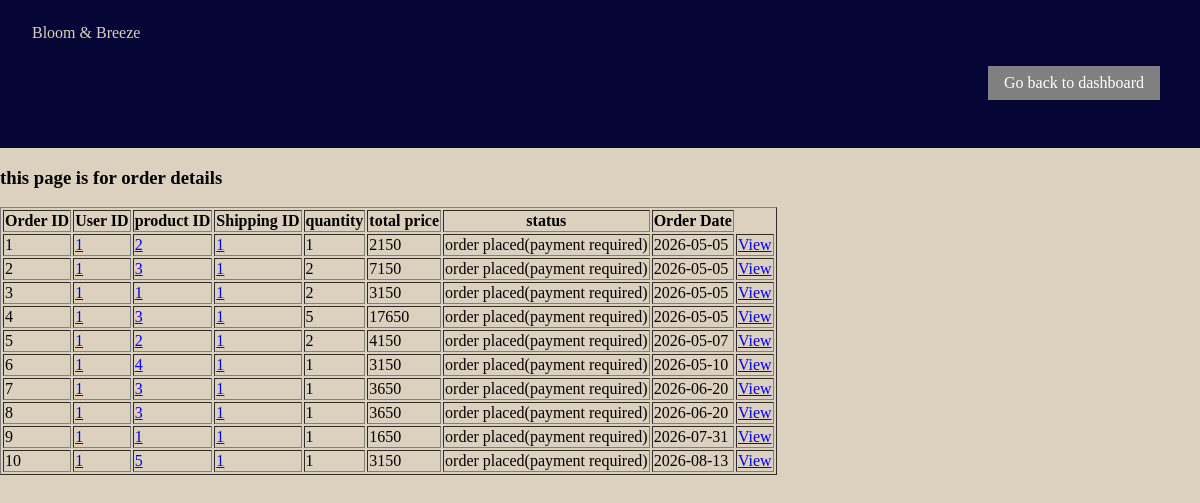
Page /admin_order_details (signed in) on the committed database.
### tables this page shows
CREATE TABLE orders(
            id INTEGER PRIMARY KEY AUTOINCREMENT,
            user_id INTEGER NOT NULL,
            product_id INTEGER NOT NULL,
            shipping_id INTEGER NOT NULL,
            quantity INTEGER NOT NULL,
            total_price INTEGER NOT NULL,
            status TEXT NOT NULL,
            order_date TEXT,
            
            FOREIGN KEY (product_id) REFERENCES products(id),
            FOREIGN KEY (user_id) REFERENCES users(id),
            FOREIGN KEY (shipping_id) REFERENCES shipping(id));

### bloom_breeze.py (the view)
@app.route('/admin_order_details')
def admin_order_details():
    if 'admin_id' not in session:
        return redirect(url_for('admin_login'))
    with sqlite3.connect('database.db') as conn:
        cursor = conn.cursor()
        cursor.execute("SELECT * from orders")
        orders = cursor.fetchall()
    return render_template('admin_order_details.html', orders=orders)

### bloom_breeze.py (called while the page is built)
@app.after_request
def add_no_cache(response):
    response.headers['Cache-Control'] = 'no-store, no-cache, must-revalidate, max-age=0'
    response.headers['Pragma'] = 'no-cache'
    response.headers['Expires'] = '0'
    return response

### templates/admin_order_details.html (shortened to what this page needs)
<html>
<head>
    <link rel="stylesheet" href="{{url_for('static', filename='CSS/style_sheet.css')}}">
</head>
<body>
    <nav class="navbar navbar-dark bg-dark">
        <div class="container">
            <a class="navbar-brand" href="#">Bloom & Breeze</a>
            <div class="ms-auto">
                <ul class="navbar-nav ms-auto">
                    <li class="nav-item"><a class="btn btn-secondary" href="/admin_dashboard">Go back to dashboard</a>
                    </li>
                </ul>
            </div>
        </div>
    </nav>
    <h3>this page is for order details</h3>
    <table border="1">
        <thead>
            <tr>
                <th>Order ID</th>
                <th>User ID</th>
                <th>product ID</th>
                <th>Shipping ID</th>
                <th>quantity</th>
                <th>total price</th>
                <th>status</th>
                <th>Order Date</th>
            </tr>
        </thead>
        <tbody>
            {% for order in orders %}
            <tr>
                <td>{{ order[0] }}</td>
                <td><a href="/admin_customer_detail/{{order[1]}}">{{ order[1] }}</a></td>
                <td><a href="/admin_product_detail/{{order[2]}}">{{ order[2] }}</a></td>
                <td><a href="/admin_shipping_detail/{{order[3]}}">{{ order[3] }}</a></td>
                <td>{{ order[4] }}</td>
                <td>{{ order[5] }}</td>
                <td>{{ order[6] }}</td>
                <td>{{ order[7] }}</td>
                <td>
                    <a href="/order/{{ order.id }}">View</a>
                </td>
            </tr>
            {% endfor %}
        </tbody>
    </table>
</body>
</html>

### static/CSS/style_sheet.css (style rules this page uses)
html, body { padding: 0; margin: 0; background-color: rgb(220, 208, 191); ; width: 100%; }
.container { width: 100%; display: flex; flex-direction: column; margin: 0.5rem auto; }
.ms-auto { margin-top: auto; margin-left: auto; }
.navbar { align-items: center; padding: 1rem 1rem; margin: 0; }
.bg-dark { background-color: rgb(5, 5, 54); }
.navbar-dark { color: rgb(220, 208, 191); }
.navbar-nav { padding: 0.5rem; display: flex; flex-direction: row; margin-bottom: 0; }
.nav-item { margin: 0.5rem auto; list-style-type: none; padding: 0.5rem 1rem; }
.navbar-brand { color: rgb(220, 208, 191); text-decoration: none; margin: auto 1rem; }
.btn { color: rgb(223, 212, 195); display: inline-block; text-decoration: none; }
.btn-secondary { background-color: gray; color: white; padding: 0.5rem 1rem; }

### rows in the picture
orders: id "1", user "1", product "2", shipping "1", quantity "1", total_price "2150", status "order placed(payment required)", order_date "2026-05-05"
orders: id "2", user "1", product "3", shipping "1", quantity "2", total_price "7150", status "order placed(payment required)", order_date "2026-05-05"
orders: id "3", user "1", product "1", shipping "1", quantity "2", total_price "3150", status "order placed(payment required)", order_date "2026-05-05"
orders: id "4", user "1", product "3", shipping "1", quantity "5", total_price "17650", status "order placed(payment required)", order_date "2026-05-05"
orders: id "5", user "1", product "2", shipping "1", quantity "2", total_price "4150", status "order placed(payment required)", order_date "2026-05-07"
orders: id "6", user "1", product "4", shipping "1", quantity "1", total_price "3150", status "order placed(payment required)", order_date "2026-05-10"
orders: id "7", user "1", product "3", shipping "1", quantity "1", total_price "3650", status "order placed(payment required)", order_date "2026-06-20"
orders: id "8", user "1", product "3", shipping "1", quantity "1", total_price "3650", status "order placed(payment required)", order_date "2026-06-20"
orders: id "9", user "1", product "1", shipping "1", quantity "1", total_price "1650", status "order placed(payment required)", order_date "2026-07-31"
orders: id "10", user "1", product "5", shipping "1", quantity "1", total_price "3150", status "order placed(payment required)", order_date "2026-08-13"
